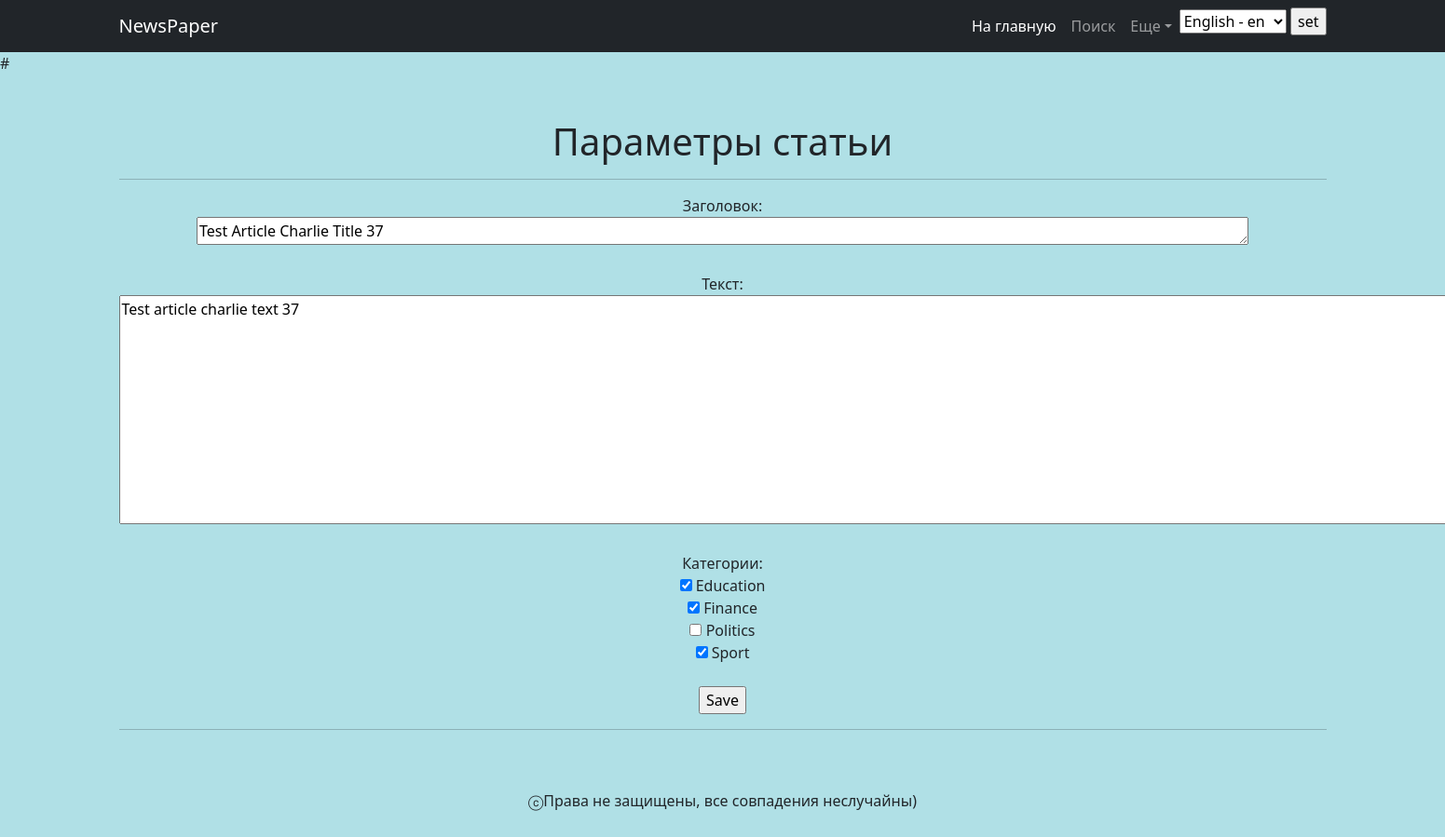
The app's page /articles/173/update/ (signed in), older data.
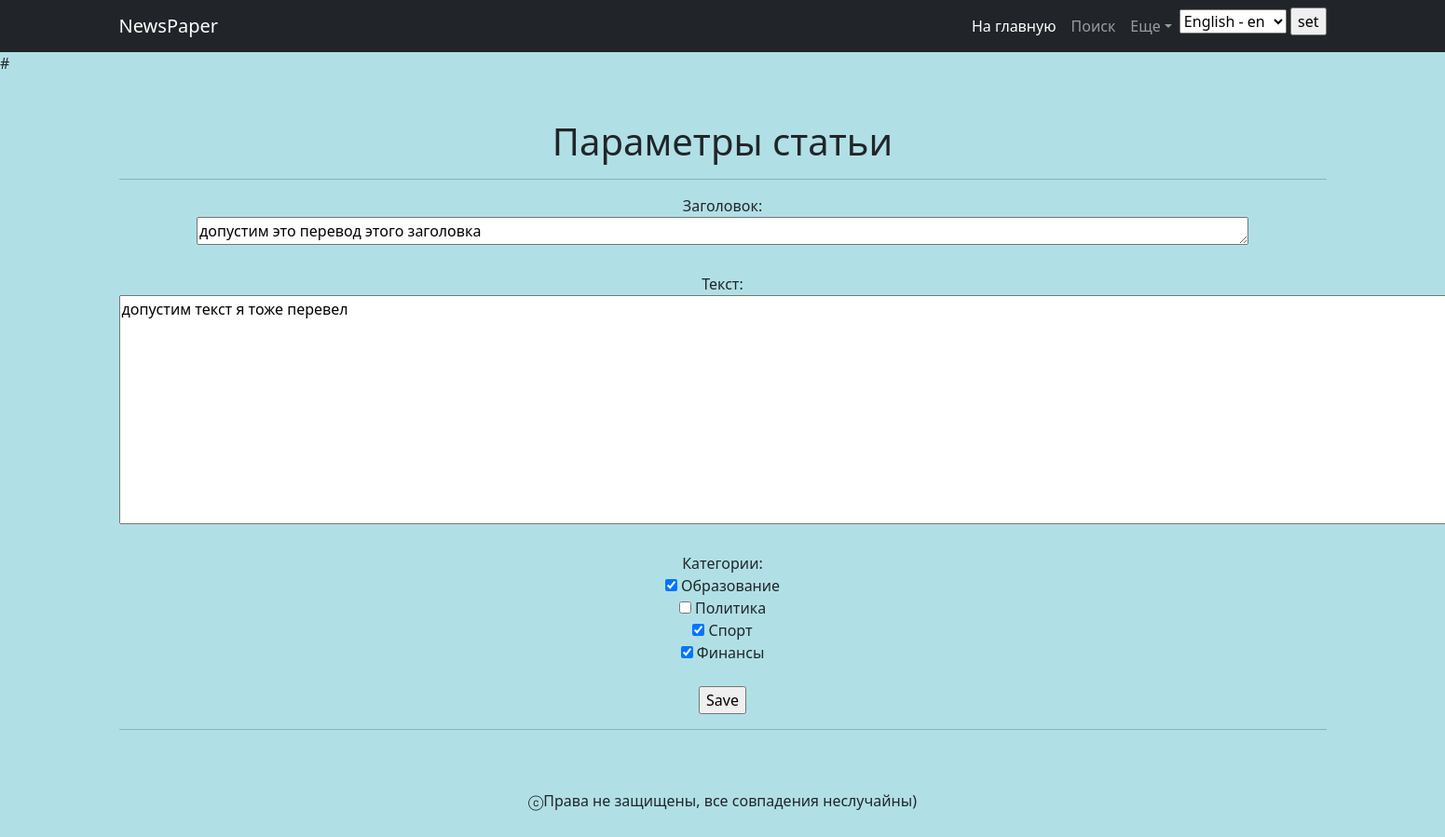
The same page, newer data.
### news/models.py (models this page shows, shortened)
class Post(models.Model):                   # table of news and articles
    author = models.ForeignKey(Author, on_delete=models.CASCADE)
    type = models.CharField(max_length=1, choices=POST_TYPES, default='A')
    time_in = models.DateTimeField(auto_now_add=True)
    title = models.CharField(max_length=255)
    text = models.TextField()
    rating = models.IntegerField(default=0)
    categories = models.ManyToManyField(Category, through='PostCategory')

### news/views.py (the view)
# urls.py: path('<int:pk>/update/', NewsUpdate.as_view(), name='post_update'),
class NewsUpdate(LoginRequiredMixin, PermissionRequiredMixin, UpdateView):      # updates posts
    permission_required = ('news.change_post', )
    form_class = PostsForm
    model = Post
    template_name = 'post_edit.html'

### news/forms.py (shortened to what this page needs)
class PostsForm(forms.ModelForm):                    # responsible for form to create news
    title = forms.CharField(
        widget=forms.Textarea(attrs={
            'required': True,                       # To notify creator to fill the field
            'placeholder': gettext('Ваш заголовок тут'),
            'cols': 120,
            'rows': 1,
        })
    )
    text = forms.CharField(
        min_length=20,
        widget=forms.Textarea(attrs={
            'required': True,
            'placeholder': gettext('Ваш текст здесь'),
            'cols': 160,
        })
    )
    categories = forms.ModelMultipleChoiceField(    # purely for cosmetic reasons
        queryset=Category.objects.all(),
        widget=forms.CheckboxSelectMultiple()
    )
    class Meta:
        model = Post
        fields = [
            'title',
            'text',
            'categories',
        ]

### news/models.py (called while the page is built)
    def __str__(self):
        return self.name.title()

### templates/post_edit.html (shortened to what this page needs)
{% extends 'flatpages/default.html' %}
{% block content %}
{% load i18n %}
{% if 'news' in request.path %}
<h1>{% trans "Параметры новости" %}</h1>
{% elif 'articles' in request.path %}
<h1>{% trans "Параметры статьи" %}</h1>
{% endif %}
<hr>
<form action="" method="post">
    {% trans "Заголовок" %}:
    <br>
    {{ form.title }}
    <br><br>
    {% trans "Текст" %}:
    <br>
    {{ form.text }}
    <br><br>
    {% trans "Категории" %}:
    <br>
    {{ form.categories}}
    <br>
    <input type="submit" value="Save" />
    <hr>
</form>
{% endblock content %}

Row changes from the older to the newer data that the page shows:
changed Post: title "Test Article Charlie Title 37" → "допустим это перевод этого заголовка"; text "Test article charlie text 37" → "допустим текст я тоже перевел"
Text that changed along with them:
form field categories: "☑ ☑ ☐ ☑" → "☑ ☐ ☑ ☑"
text no longer shown: "Education Finance Politics Sport"
text now shown: "Образование Политика Спорт Финансы"
